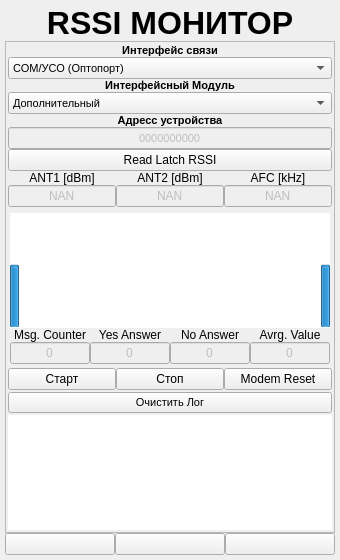
<?xml version="1.0" encoding="UTF-8"?>
<ui version="4.0">
 <class>RSSIMonitor_Form</class>
 <widget class="QWidget" name="RSSIMonitor_Form">
  <property name="geometry">
   <rect>
    <x>0</x>
    <y>0</y>
    <width>340</width>
    <height>560</height>
   </rect>
  </property>
  <property name="windowTitle">
   <string>Form</string>
  </property>
  <layout class="QGridLayout" name="gridLayout_3">
   <property name="leftMargin">
    <number>5</number>
   </property>
   <property name="topMargin">
    <number>5</number>
   </property>
   <property name="rightMargin">
    <number>5</number>
   </property>
   <property name="bottomMargin">
    <number>5</number>
   </property>
   <property name="spacing">
    <number>0</number>
   </property>
   <item row="0" column="0">
    <widget class="QLabel" name="label_1">
     <property name="sizePolicy">
      <sizepolicy hsizetype="Expanding" vsizetype="Minimum">
       <horstretch>0</horstretch>
       <verstretch>0</verstretch>
      </sizepolicy>
     </property>
     <property name="minimumSize">
      <size>
       <width>0</width>
       <height>0</height>
      </size>
     </property>
     <property name="font">
      <font>
       <family>Microsoft YaHei UI</family>
       <pointsize>24</pointsize>
       <weight>75</weight>
       <bold>true</bold>
      </font>
     </property>
     <property name="text">
      <string>RSSI МОНИТОР</string>
     </property>
     <property name="alignment">
      <set>Qt::AlignCenter</set>
     </property>
    </widget>
   </item>
   <item row="1" column="0">
    <layout class="QHBoxLayout" name="horizontalLayout_2">
     <property name="spacing">
      <number>0</number>
     </property>
     <item>
      <widget class="QScrollArea" name="scrollArea">
       <property name="horizontalScrollBarPolicy">
        <enum>Qt::ScrollBarAlwaysOff</enum>
       </property>
       <property name="widgetResizable">
        <bool>true</bool>
       </property>
       <widget class="QWidget" name="scrollAreaWidgetContents">
        <property name="geometry">
         <rect>
          <x>0</x>
          <y>0</y>
          <width>326</width>
          <height>465</height>
         </rect>
        </property>
        <layout class="QVBoxLayout" name="verticalLayout_2">
         <property name="spacing">
          <number>2</number>
         </property>
         <property name="leftMargin">
          <number>2</number>
         </property>
         <property name="topMargin">
          <number>2</number>
         </property>
         <property name="rightMargin">
          <number>2</number>
         </property>
         <property name="bottomMargin">
          <number>2</number>
         </property>
         <item>
          <widget class="QWidget" name="InterfaceWidget" native="true">
           <layout class="QVBoxLayout" name="verticalLayout">
            <property name="spacing">
             <number>0</number>
            </property>
            <property name="leftMargin">
             <number>0</number>
            </property>
            <property name="topMargin">
             <number>0</number>
            </property>
            <property name="rightMargin">
             <number>0</number>
            </property>
            <property name="bottomMargin">
             <number>0</number>
            </property>
            <item>
             <widget class="QLabel" name="label_2">
              <property name="sizePolicy">
               <sizepolicy hsizetype="Expanding" vsizetype="Minimum">
                <horstretch>0</horstretch>
                <verstretch>0</verstretch>
               </sizepolicy>
              </property>
              <property name="minimumSize">
               <size>
                <width>0</width>
                <height>0</height>
               </size>
              </property>
              <property name="maximumSize">
               <size>
                <width>16777215</width>
                <height>16777215</height>
               </size>
              </property>
              <property name="font">
               <font>
                <family>Microsoft YaHei UI</family>
                <pointsize>8</pointsize>
                <weight>75</weight>
                <bold>true</bold>
               </font>
              </property>
              <property name="text">
               <string>Интерфейс связи</string>
              </property>
              <property name="alignment">
               <set>Qt::AlignCenter</set>
              </property>
             </widget>
            </item>
            <item>
             <widget class="QComboBox" name="Interface">
              <property name="enabled">
               <bool>true</bool>
              </property>
              <property name="sizePolicy">
               <sizepolicy hsizetype="Expanding" vsizetype="Minimum">
                <horstretch>0</horstretch>
                <verstretch>0</verstretch>
               </sizepolicy>
              </property>
              <property name="minimumSize">
               <size>
                <width>0</width>
                <height>0</height>
               </size>
              </property>
              <property name="maximumSize">
               <size>
                <width>16777215</width>
                <height>16777215</height>
               </size>
              </property>
              <property name="font">
               <font>
                <family>Microsoft YaHei UI</family>
                <pointsize>8</pointsize>
               </font>
              </property>
              <property name="minimumContentsLength">
               <number>0</number>
              </property>
              <item>
               <property name="text">
                <string>COM/УСО (Оптопорт)</string>
               </property>
              </item>
              <item>
               <property name="text">
                <string>PLC/RF</string>
               </property>
              </item>
             </widget>
            </item>
            <item>
             <widget class="QLabel" name="label_3">
              <property name="sizePolicy">
               <sizepolicy hsizetype="Expanding" vsizetype="Minimum">
                <horstretch>0</horstretch>
                <verstretch>0</verstretch>
               </sizepolicy>
              </property>
              <property name="minimumSize">
               <size>
                <width>0</width>
                <height>0</height>
               </size>
              </property>
              <property name="maximumSize">
               <size>
                <width>16777215</width>
                <height>16777215</height>
               </size>
              </property>
              <property name="font">
               <font>
                <family>Microsoft YaHei UI</family>
                <pointsize>8</pointsize>
                <weight>75</weight>
                <bold>true</bold>
               </font>
              </property>
              <property name="text">
               <string>Интерфейсный Модуль</string>
              </property>
              <property name="alignment">
               <set>Qt::AlignCenter</set>
              </property>
             </widget>
            </item>
            <item>
             <widget class="QComboBox" name="ModuleType">
              <property name="enabled">
               <bool>true</bool>
              </property>
              <property name="sizePolicy">
               <sizepolicy hsizetype="Expanding" vsizetype="Minimum">
                <horstretch>0</horstretch>
                <verstretch>0</verstretch>
               </sizepolicy>
              </property>
              <property name="minimumSize">
               <size>
                <width>0</width>
                <height>0</height>
               </size>
              </property>
              <property name="maximumSize">
               <size>
                <width>16777215</width>
                <height>16777215</height>
               </size>
              </property>
              <property name="font">
               <font>
                <family>Microsoft YaHei UI</family>
                <pointsize>8</pointsize>
               </font>
              </property>
              <property name="minimumContentsLength">
               <number>0</number>
              </property>
              <item>
               <property name="text">
                <string>Дополнительный</string>
               </property>
              </item>
              <item>
               <property name="text">
                <string>Основной</string>
               </property>
              </item>
             </widget>
            </item>
            <item>
             <widget class="QLabel" name="label_4">
              <property name="sizePolicy">
               <sizepolicy hsizetype="Expanding" vsizetype="Minimum">
                <horstretch>0</horstretch>
                <verstretch>0</verstretch>
               </sizepolicy>
              </property>
              <property name="minimumSize">
               <size>
                <width>0</width>
                <height>0</height>
               </size>
              </property>
              <property name="maximumSize">
               <size>
                <width>16777215</width>
                <height>16777215</height>
               </size>
              </property>
              <property name="font">
               <font>
                <family>Microsoft YaHei UI</family>
                <pointsize>8</pointsize>
                <weight>75</weight>
                <bold>true</bold>
               </font>
              </property>
              <property name="text">
               <string>Адресс устройства</string>
              </property>
              <property name="alignment">
               <set>Qt::AlignCenter</set>
              </property>
             </widget>
            </item>
            <item>
             <widget class="QLineEdit" name="SN">
              <property name="enabled">
               <bool>false</bool>
              </property>
              <property name="sizePolicy">
               <sizepolicy hsizetype="Expanding" vsizetype="Minimum">
                <horstretch>0</horstretch>
                <verstretch>0</verstretch>
               </sizepolicy>
              </property>
              <property name="minimumSize">
               <size>
                <width>0</width>
                <height>0</height>
               </size>
              </property>
              <property name="maximumSize">
               <size>
                <width>16777215</width>
                <height>16777215</height>
               </size>
              </property>
              <property name="font">
               <font>
                <family>Microsoft YaHei UI</family>
                <pointsize>8</pointsize>
               </font>
              </property>
              <property name="text">
               <string>0000000000</string>
              </property>
              <property name="alignment">
               <set>Qt::AlignCenter</set>
              </property>
             </widget>
            </item>
            <item>
             <widget class="QWidget" name="LatchRSSIWidget" native="true">
              <layout class="QVBoxLayout" name="verticalLayout_3">
               <property name="spacing">
                <number>0</number>
               </property>
               <property name="leftMargin">
                <number>0</number>
               </property>
               <property name="topMargin">
                <number>0</number>
               </property>
               <property name="rightMargin">
                <number>0</number>
               </property>
               <property name="bottomMargin">
                <number>0</number>
               </property>
               <item>
                <widget class="QPushButton" name="readLatchRSSI">
                 <property name="sizePolicy">
                  <sizepolicy hsizetype="Expanding" vsizetype="Minimum">
                   <horstretch>0</horstretch>
                   <verstretch>0</verstretch>
                  </sizepolicy>
                 </property>
                 <property name="minimumSize">
                  <size>
                   <width>0</width>
                   <height>0</height>
                  </size>
                 </property>
                 <property name="maximumSize">
                  <size>
                   <width>16777215</width>
                   <height>16777215</height>
                  </size>
                 </property>
                 <property name="font">
                  <font>
                   <family>Microsoft YaHei UI</family>
                  </font>
                 </property>
                 <property name="text">
                  <string>Read Latch RSSI</string>
                 </property>
                </widget>
               </item>
               <item>
                <layout class="QGridLayout" name="gridLayout">
                 <property name="spacing">
                  <number>0</number>
                 </property>
                 <item row="1" column="3">
                  <widget class="QLineEdit" name="AFC">
                   <property name="enabled">
                    <bool>false</bool>
                   </property>
                   <property name="sizePolicy">
                    <sizepolicy hsizetype="Expanding" vsizetype="Minimum">
                     <horstretch>0</horstretch>
                     <verstretch>0</verstretch>
                    </sizepolicy>
                   </property>
                   <property name="minimumSize">
                    <size>
                     <width>0</width>
                     <height>0</height>
                    </size>
                   </property>
                   <property name="maximumSize">
                    <size>
                     <width>16777215</width>
                     <height>16777215</height>
                    </size>
                   </property>
                   <property name="font">
                    <font>
                     <family>Microsoft YaHei UI</family>
                    </font>
                   </property>
                   <property name="text">
                    <string>NAN</string>
                   </property>
                   <property name="alignment">
                    <set>Qt::AlignCenter</set>
                   </property>
                  </widget>
                 </item>
                 <item row="0" column="3">
                  <widget class="QLabel" name="label_7">
                   <property name="sizePolicy">
                    <sizepolicy hsizetype="Expanding" vsizetype="Minimum">
                     <horstretch>0</horstretch>
                     <verstretch>0</verstretch>
                    </sizepolicy>
                   </property>
                   <property name="minimumSize">
                    <size>
                     <width>0</width>
                     <height>0</height>
                    </size>
                   </property>
                   <property name="maximumSize">
                    <size>
                     <width>16777215</width>
                     <height>16777215</height>
                    </size>
                   </property>
                   <property name="font">
                    <font>
                     <family>Microsoft YaHei UI</family>
                    </font>
                   </property>
                   <property name="text">
                    <string>AFC [kHz]</string>
                   </property>
                   <property name="alignment">
                    <set>Qt::AlignCenter</set>
                   </property>
                  </widget>
                 </item>
                 <item row="1" column="1">
                  <widget class="QLineEdit" name="RSSI_ANT1">
                   <property name="enabled">
                    <bool>false</bool>
                   </property>
                   <property name="sizePolicy">
                    <sizepolicy hsizetype="Expanding" vsizetype="Minimum">
                     <horstretch>0</horstretch>
                     <verstretch>0</verstretch>
                    </sizepolicy>
                   </property>
                   <property name="minimumSize">
                    <size>
                     <width>0</width>
                     <height>0</height>
                    </size>
                   </property>
                   <property name="maximumSize">
                    <size>
                     <width>16777215</width>
                     <height>16777215</height>
                    </size>
                   </property>
                   <property name="font">
                    <font>
                     <family>Microsoft YaHei UI</family>
                    </font>
                   </property>
                   <property name="text">
                    <string>NAN</string>
                   </property>
                   <property name="alignment">
                    <set>Qt::AlignCenter</set>
                   </property>
                  </widget>
                 </item>
                 <item row="0" column="1">
                  <widget class="QLabel" name="label_5">
                   <property name="sizePolicy">
                    <sizepolicy hsizetype="Expanding" vsizetype="Minimum">
                     <horstretch>0</horstretch>
                     <verstretch>0</verstretch>
                    </sizepolicy>
                   </property>
                   <property name="minimumSize">
                    <size>
                     <width>0</width>
                     <height>0</height>
                    </size>
                   </property>
                   <property name="maximumSize">
                    <size>
                     <width>16777215</width>
                     <height>16777215</height>
                    </size>
                   </property>
                   <property name="font">
                    <font>
                     <family>Microsoft YaHei UI</family>
                    </font>
                   </property>
                   <property name="text">
                    <string>ANT1 [dBm]</string>
                   </property>
                   <property name="alignment">
                    <set>Qt::AlignCenter</set>
                   </property>
                  </widget>
                 </item>
                 <item row="1" column="2">
                  <widget class="QLineEdit" name="RSSI_ANT2">
                   <property name="enabled">
                    <bool>false</bool>
                   </property>
                   <property name="sizePolicy">
                    <sizepolicy hsizetype="Expanding" vsizetype="Minimum">
                     <horstretch>0</horstretch>
                     <verstretch>0</verstretch>
                    </sizepolicy>
                   </property>
                   <property name="minimumSize">
                    <size>
                     <width>0</width>
                     <height>0</height>
                    </size>
                   </property>
                   <property name="maximumSize">
                    <size>
                     <width>16777215</width>
                     <height>16777215</height>
                    </size>
                   </property>
                   <property name="font">
                    <font>
                     <family>Microsoft YaHei UI</family>
                    </font>
                   </property>
                   <property name="text">
                    <string>NAN</string>
                   </property>
                   <property name="alignment">
                    <set>Qt::AlignCenter</set>
                   </property>
                  </widget>
                 </item>
                 <item row="0" column="2">
                  <widget class="QLabel" name="label_6">
                   <property name="sizePolicy">
                    <sizepolicy hsizetype="Expanding" vsizetype="Minimum">
                     <horstretch>0</horstretch>
                     <verstretch>0</verstretch>
                    </sizepolicy>
                   </property>
                   <property name="minimumSize">
                    <size>
                     <width>0</width>
                     <height>0</height>
                    </size>
                   </property>
                   <property name="maximumSize">
                    <size>
                     <width>16777215</width>
                     <height>16777215</height>
                    </size>
                   </property>
                   <property name="font">
                    <font>
                     <family>Microsoft YaHei UI</family>
                    </font>
                   </property>
                   <property name="text">
                    <string>ANT2 [dBm]</string>
                   </property>
                   <property name="alignment">
                    <set>Qt::AlignCenter</set>
                   </property>
                  </widget>
                 </item>
                </layout>
               </item>
              </layout>
             </widget>
            </item>
           </layout>
          </widget>
         </item>
         <item>
          <widget class="QWidget" name="SettingsWidget" native="true">
           <layout class="QVBoxLayout" name="verticalLayout_6">
            <property name="spacing">
             <number>2</number>
            </property>
            <property name="leftMargin">
             <number>0</number>
            </property>
            <property name="topMargin">
             <number>0</number>
            </property>
            <property name="rightMargin">
             <number>0</number>
            </property>
            <property name="bottomMargin">
             <number>0</number>
            </property>
           </layout>
          </widget>
         </item>
         <item>
          <widget class="QWidget" name="MonitorWidget" native="true">
           <layout class="QVBoxLayout" name="verticalLayout_4">
            <property name="spacing">
             <number>0</number>
            </property>
            <property name="leftMargin">
             <number>2</number>
            </property>
            <property name="topMargin">
             <number>2</number>
            </property>
            <property name="rightMargin">
             <number>2</number>
            </property>
            <property name="bottomMargin">
             <number>2</number>
            </property>
            <item>
             <layout class="QHBoxLayout" name="horizontalLayout_3">
              <property name="spacing">
               <number>0</number>
              </property>
              <item>
               <widget class="QProgressBar" name="RSSI_Lvl_1">
                <property name="minimumSize">
                 <size>
                  <width>9</width>
                  <height>0</height>
                 </size>
                </property>
                <property name="maximumSize">
                 <size>
                  <width>9</width>
                  <height>16777215</height>
                 </size>
                </property>
                <property name="layoutDirection">
                 <enum>Qt::LeftToRight</enum>
                </property>
                <property name="styleSheet">
                 <string notr="true">border: none;</string>
                </property>
                <property name="minimum">
                 <number>-130</number>
                </property>
                <property name="maximum">
                 <number>5</number>
                </property>
                <property name="value">
                 <number>-60</number>
                </property>
                <property name="textVisible">
                 <bool>false</bool>
                </property>
                <property name="orientation">
                 <enum>Qt::Vertical</enum>
                </property>
                <property name="invertedAppearance">
                 <bool>false</bool>
                </property>
                <property name="textDirection">
                 <enum>QProgressBar::BottomToTop</enum>
                </property>
               </widget>
              </item>
              <item>
               <widget class="QGraphicsView" name="graphicsView">
                <property name="font">
                 <font>
                  <family>Microsoft YaHei UI</family>
                 </font>
                </property>
                <property name="styleSheet">
                 <string notr="true">border: none;</string>
                </property>
               </widget>
              </item>
              <item>
               <widget class="QProgressBar" name="RSSI_Lvl_2">
                <property name="minimumSize">
                 <size>
                  <width>9</width>
                  <height>0</height>
                 </size>
                </property>
                <property name="maximumSize">
                 <size>
                  <width>9</width>
                  <height>16777215</height>
                 </size>
                </property>
                <property name="layoutDirection">
                 <enum>Qt::LeftToRight</enum>
                </property>
                <property name="styleSheet">
                 <string notr="true">border: none;</string>
                </property>
                <property name="minimum">
                 <number>-130</number>
                </property>
                <property name="maximum">
                 <number>5</number>
                </property>
                <property name="value">
                 <number>-60</number>
                </property>
                <property name="textVisible">
                 <bool>false</bool>
                </property>
                <property name="orientation">
                 <enum>Qt::Vertical</enum>
                </property>
                <property name="invertedAppearance">
                 <bool>false</bool>
                </property>
                <property name="textDirection">
                 <enum>QProgressBar::BottomToTop</enum>
                </property>
               </widget>
              </item>
             </layout>
            </item>
            <item>
             <layout class="QGridLayout" name="gridLayout_2">
              <property name="spacing">
               <number>0</number>
              </property>
              <item row="0" column="1">
               <widget class="QLabel" name="label_9">
                <property name="font">
                 <font>
                  <family>Microsoft YaHei UI</family>
                 </font>
                </property>
                <property name="text">
                 <string>Yes Answer</string>
                </property>
                <property name="alignment">
                 <set>Qt::AlignCenter</set>
                </property>
               </widget>
              </item>
              <item row="1" column="2">
               <widget class="QLineEdit" name="NoAnswer">
                <property name="enabled">
                 <bool>false</bool>
                </property>
                <property name="minimumSize">
                 <size>
                  <width>0</width>
                  <height>0</height>
                 </size>
                </property>
                <property name="maximumSize">
                 <size>
                  <width>16777215</width>
                  <height>16777215</height>
                 </size>
                </property>
                <property name="font">
                 <font>
                  <family>Microsoft YaHei UI</family>
                 </font>
                </property>
                <property name="text">
                 <string>0</string>
                </property>
                <property name="alignment">
                 <set>Qt::AlignCenter</set>
                </property>
               </widget>
              </item>
              <item row="1" column="1">
               <widget class="QLineEdit" name="YesAnswer">
                <property name="enabled">
                 <bool>false</bool>
                </property>
                <property name="minimumSize">
                 <size>
                  <width>0</width>
                  <height>0</height>
                 </size>
                </property>
                <property name="maximumSize">
                 <size>
                  <width>16777215</width>
                  <height>16777215</height>
                 </size>
                </property>
                <property name="font">
                 <font>
                  <family>Microsoft YaHei UI</family>
                 </font>
                </property>
                <property name="text">
                 <string>0</string>
                </property>
                <property name="alignment">
                 <set>Qt::AlignCenter</set>
                </property>
               </widget>
              </item>
              <item row="0" column="2">
               <widget class="QLabel" name="label_10">
                <property name="font">
                 <font>
                  <family>Microsoft YaHei UI</family>
                 </font>
                </property>
                <property name="text">
                 <string>No Answer</string>
                </property>
                <property name="alignment">
                 <set>Qt::AlignCenter</set>
                </property>
               </widget>
              </item>
              <item row="1" column="0">
               <widget class="QLineEdit" name="MsgCounter">
                <property name="enabled">
                 <bool>false</bool>
                </property>
                <property name="sizePolicy">
                 <sizepolicy hsizetype="Expanding" vsizetype="Minimum">
                  <horstretch>0</horstretch>
                  <verstretch>0</verstretch>
                 </sizepolicy>
                </property>
                <property name="minimumSize">
                 <size>
                  <width>0</width>
                  <height>0</height>
                 </size>
                </property>
                <property name="maximumSize">
                 <size>
                  <width>16777215</width>
                  <height>16777215</height>
                 </size>
                </property>
                <property name="font">
                 <font>
                  <family>Microsoft YaHei UI</family>
                 </font>
                </property>
                <property name="text">
                 <string>0</string>
                </property>
                <property name="alignment">
                 <set>Qt::AlignCenter</set>
                </property>
               </widget>
              </item>
              <item row="0" column="0">
               <widget class="QLabel" name="label_8">
                <property name="font">
                 <font>
                  <family>Microsoft YaHei UI</family>
                 </font>
                </property>
                <property name="text">
                 <string>Msg. Counter</string>
                </property>
                <property name="alignment">
                 <set>Qt::AlignCenter</set>
                </property>
               </widget>
              </item>
              <item row="0" column="3">
               <widget class="QLabel" name="label_11">
                <property name="font">
                 <font>
                  <family>Microsoft YaHei UI</family>
                 </font>
                </property>
                <property name="text">
                 <string>Avrg. Value</string>
                </property>
                <property name="alignment">
                 <set>Qt::AlignCenter</set>
                </property>
               </widget>
              </item>
              <item row="1" column="3">
               <widget class="QLineEdit" name="AValue">
                <property name="enabled">
                 <bool>false</bool>
                </property>
                <property name="minimumSize">
                 <size>
                  <width>0</width>
                  <height>0</height>
                 </size>
                </property>
                <property name="maximumSize">
                 <size>
                  <width>16777215</width>
                  <height>16777215</height>
                 </size>
                </property>
                <property name="font">
                 <font>
                  <family>Microsoft YaHei UI</family>
                 </font>
                </property>
                <property name="text">
                 <string>0</string>
                </property>
                <property name="alignment">
                 <set>Qt::AlignCenter</set>
                </property>
               </widget>
              </item>
             </layout>
            </item>
           </layout>
          </widget>
         </item>
         <item>
          <layout class="QHBoxLayout" name="horizontalLayout_4">
           <property name="spacing">
            <number>0</number>
           </property>
           <item>
            <widget class="QPushButton" name="MonitorStart">
             <property name="enabled">
              <bool>true</bool>
             </property>
             <property name="sizePolicy">
              <sizepolicy hsizetype="Expanding" vsizetype="Minimum">
               <horstretch>0</horstretch>
               <verstretch>0</verstretch>
              </sizepolicy>
             </property>
             <property name="minimumSize">
              <size>
               <width>0</width>
               <height>0</height>
              </size>
             </property>
             <property name="font">
              <font>
               <family>Microsoft YaHei UI</family>
              </font>
             </property>
             <property name="text">
              <string>Старт</string>
             </property>
            </widget>
           </item>
           <item>
            <widget class="QPushButton" name="Stop">
             <property name="enabled">
              <bool>true</bool>
             </property>
             <property name="sizePolicy">
              <sizepolicy hsizetype="Expanding" vsizetype="Minimum">
               <horstretch>0</horstretch>
               <verstretch>0</verstretch>
              </sizepolicy>
             </property>
             <property name="minimumSize">
              <size>
               <width>0</width>
               <height>0</height>
              </size>
             </property>
             <property name="font">
              <font>
               <family>Microsoft YaHei UI</family>
              </font>
             </property>
             <property name="text">
              <string>Стоп</string>
             </property>
            </widget>
           </item>
           <item>
            <widget class="QPushButton" name="Reset">
             <property name="sizePolicy">
              <sizepolicy hsizetype="Expanding" vsizetype="Minimum">
               <horstretch>0</horstretch>
               <verstretch>0</verstretch>
              </sizepolicy>
             </property>
             <property name="minimumSize">
              <size>
               <width>0</width>
               <height>0</height>
              </size>
             </property>
             <property name="font">
              <font>
               <family>Microsoft YaHei UI</family>
              </font>
             </property>
             <property name="text">
              <string>Modem Reset</string>
             </property>
            </widget>
           </item>
          </layout>
         </item>
         <item>
          <widget class="QPushButton" name="ClearConsole">
           <property name="sizePolicy">
            <sizepolicy hsizetype="Expanding" vsizetype="Minimum">
             <horstretch>0</horstretch>
             <verstretch>0</verstretch>
            </sizepolicy>
           </property>
           <property name="minimumSize">
            <size>
             <width>0</width>
             <height>0</height>
            </size>
           </property>
           <property name="font">
            <font>
             <family>Microsoft YaHei UI</family>
             <pointsize>8</pointsize>
            </font>
           </property>
           <property name="text">
            <string>Очистить Лог</string>
           </property>
          </widget>
         </item>
         <item>
          <widget class="QPlainTextEdit" name="console">
           <property name="minimumSize">
            <size>
             <width>0</width>
             <height>0</height>
            </size>
           </property>
           <property name="font">
            <font>
             <family>Microsoft YaHei UI</family>
             <pointsize>7</pointsize>
            </font>
           </property>
           <property name="styleSheet">
            <string notr="true">border: none;</string>
           </property>
          </widget>
         </item>
        </layout>
       </widget>
      </widget>
     </item>
    </layout>
   </item>
   <item row="2" column="0">
    <layout class="QHBoxLayout" name="horizontalLayout">
     <property name="spacing">
      <number>0</number>
     </property>
     <item>
      <widget class="QPushButton" name="Back">
       <property name="sizePolicy">
        <sizepolicy hsizetype="Expanding" vsizetype="Minimum">
         <horstretch>0</horstretch>
         <verstretch>0</verstretch>
        </sizepolicy>
       </property>
       <property name="minimumSize">
        <size>
         <width>0</width>
         <height>0</height>
        </size>
       </property>
       <property name="maximumSize">
        <size>
         <width>16777215</width>
         <height>16777215</height>
        </size>
       </property>
       <property name="text">
        <string/>
       </property>
       <property name="icon">
        <iconset resource="../RESOURCES/images.qrc">
         <normaloff>:/images/icons/images/BACK.png</normaloff>:/images/icons/images/BACK.png</iconset>
       </property>
       <property name="iconSize">
        <size>
         <width>30</width>
         <height>30</height>
        </size>
       </property>
      </widget>
     </item>
     <item>
      <widget class="QPushButton" name="btnSettings">
       <property name="sizePolicy">
        <sizepolicy hsizetype="Expanding" vsizetype="Minimum">
         <horstretch>0</horstretch>
         <verstretch>0</verstretch>
        </sizepolicy>
       </property>
       <property name="minimumSize">
        <size>
         <width>40</width>
         <height>0</height>
        </size>
       </property>
       <property name="maximumSize">
        <size>
         <width>16777215</width>
         <height>16777215</height>
        </size>
       </property>
       <property name="styleSheet">
        <string notr="true"/>
       </property>
       <property name="text">
        <string/>
       </property>
       <property name="icon">
        <iconset resource="../RESOURCES/images.qrc">
         <normaloff>:/images/icons/images/Settings_2.png</normaloff>:/images/icons/images/Settings_2.png</iconset>
       </property>
       <property name="iconSize">
        <size>
         <width>30</width>
         <height>30</height>
        </size>
       </property>
      </widget>
     </item>
     <item>
      <widget class="QPushButton" name="Next">
       <property name="sizePolicy">
        <sizepolicy hsizetype="Expanding" vsizetype="Minimum">
         <horstretch>0</horstretch>
         <verstretch>0</verstretch>
        </sizepolicy>
       </property>
       <property name="minimumSize">
        <size>
         <width>0</width>
         <height>0</height>
        </size>
       </property>
       <property name="maximumSize">
        <size>
         <width>16777215</width>
         <height>16777215</height>
        </size>
       </property>
       <property name="text">
        <string/>
       </property>
       <property name="icon">
        <iconset resource="../RESOURCES/images.qrc">
         <normaloff>:/images/icons/images/NEXT.png</normaloff>:/images/icons/images/NEXT.png</iconset>
       </property>
       <property name="iconSize">
        <size>
         <width>30</width>
         <height>30</height>
        </size>
       </property>
      </widget>
     </item>
    </layout>
   </item>
  </layout>
 </widget>
 <resources>
  <include location="../RESOURCES/images.qrc"/>
 </resources>
 <connections/>
</ui>
